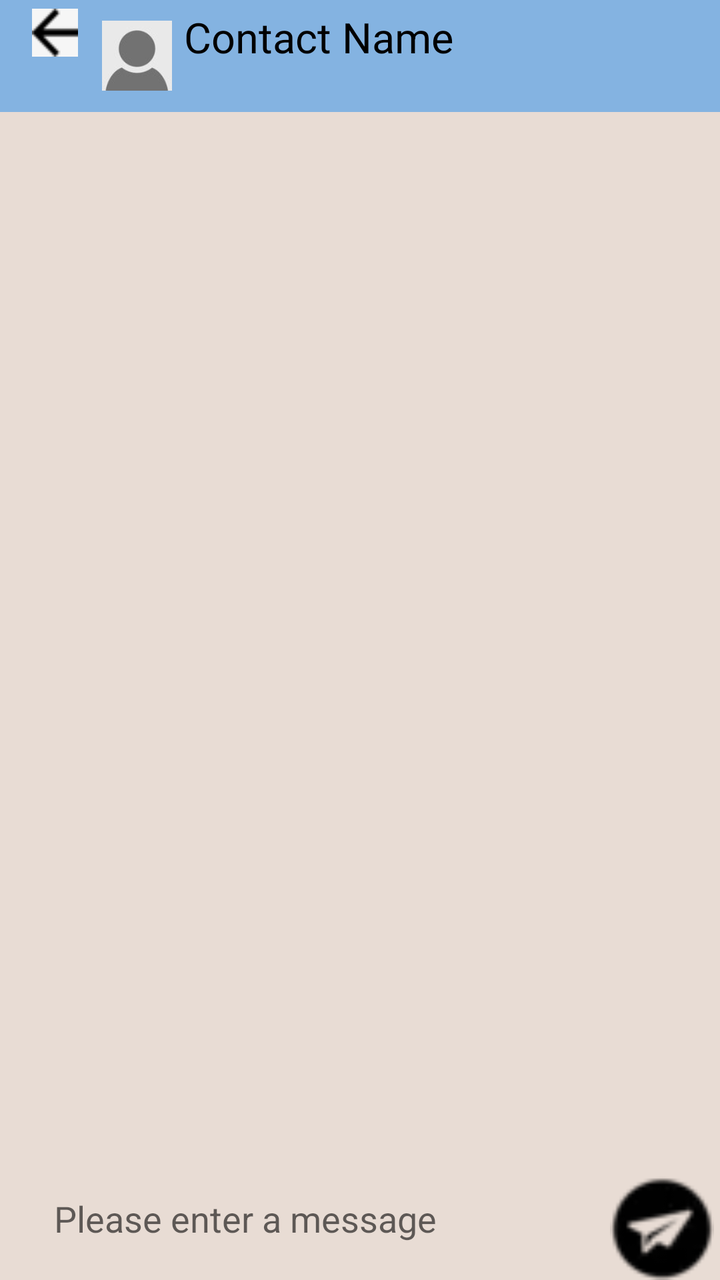
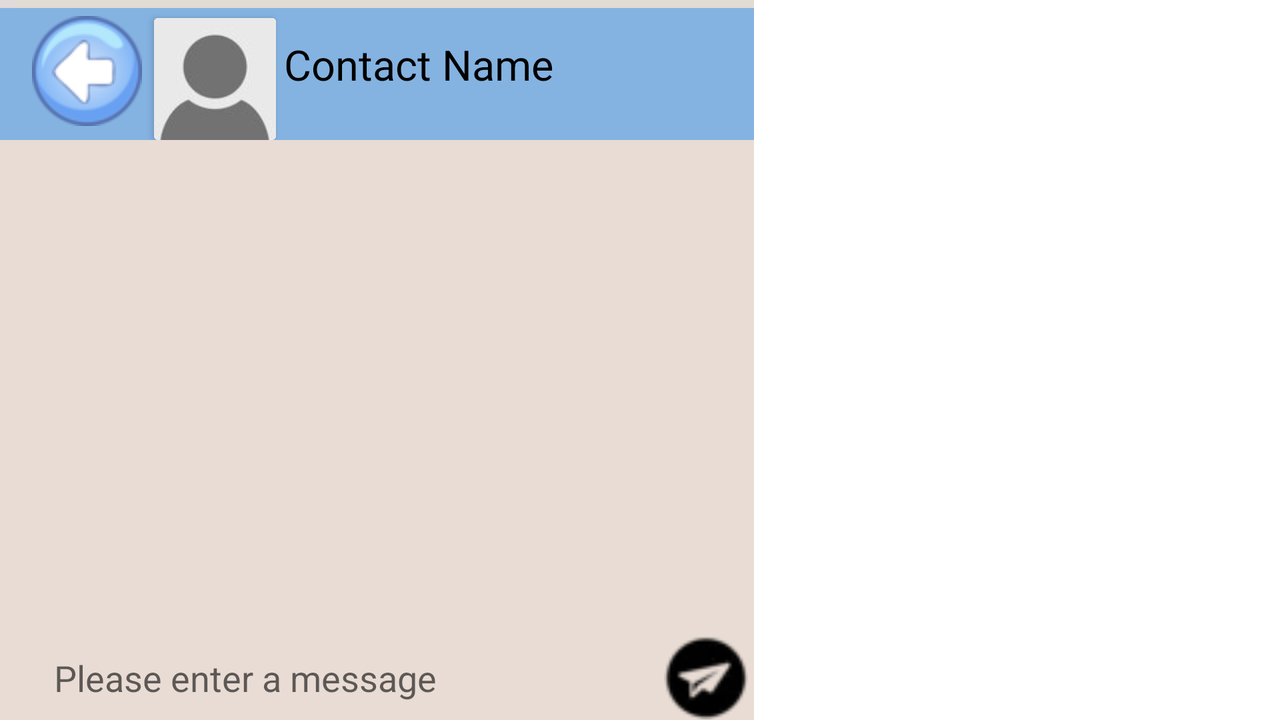

Compare how this app lays out the same screen by default and in its alternative resource folder. The renders come first, then the two layout files and the values they reference.
<!-- AndroidManifest.xml: application theme Theme.AndroidChat -->
<!-- res/layout/fragment_conversation.xml -->
<?xml version="1.0" encoding="utf-8"?>
<FrameLayout xmlns:android="http://schemas.android.com/apk/res/android"
    xmlns:tools="http://schemas.android.com/tools"
    android:layout_width="match_parent"
    android:layout_height="match_parent"
    tools:context=".fragments.ConversationFragment"
    android:background="@drawable/background_chat">
    <androidx.recyclerview.widget.RecyclerView
        android:layout_width="match_parent"
        android:layout_height="match_parent"
        android:id="@+id/recycleView" />
    <RelativeLayout 
        android:layout_width="match_parent"
        android:layout_height="match_parent"
        tools:context=".ConversationActivity"
        android:background="@color/chatBackground">

        <androidx.recyclerview.widget.RecyclerView
            android:id="@+id/messagesView"
            android:layout_width="match_parent"
            android:layout_height="match_parent"
            android:layout_below="@id/toolBar"
            android:layout_marginBottom="3dp" />

        <LinearLayout
            android:layout_width="match_parent"
            android:layout_height="wrap_content"
            android:orientation="horizontal"
            android:layout_alignParentBottom="true"
            android:id="@+id/convLayout">
            <EditText
                android:layout_width="wrap_content"
                android:layout_height="wrap_content"
                android:id="@+id/txtEnterMsg"
                android:layout_marginStart="5dp"
                android:layout_marginLeft="5dp"
                android:layout_weight="2"
                android:background="@drawable/background_msg"
                android:ems="8"
                android:padding="9dp"
                android:hint="   Please enter a message"
                android:inputType="textPersonName"
                android:paddingBottom="8dp"/>

            <ImageView
                android:layout_width="52dp"
                android:layout_height="52dp"
                android:id="@+id/btnSend"
                android:layout_marginLeft="5dp"
                android:layout_marginEnd="3dp"
                android:layout_marginRight="5dp"
                android:layout_marginStart="3dp"
                android:layout_weight="0"
                android:src="@drawable/send_button"
                ></ImageView>
        </LinearLayout>

        <androidx.appcompat.widget.Toolbar
            android:layout_width="match_parent"
            android:layout_height="wrap_content"
            android:id="@+id/toolBar"
            android:background="@color/mainColor"
            android:minHeight="?attr/actionBarSize"
            android:theme="?attr/actionBarTheme">
            <LinearLayout android:orientation="horizontal"
                android:layout_width="match_parent"
                android:layout_height="match_parent">
                <ImageView
                    android:layout_width="wrap_content"
                    android:layout_height="wrap_content"
                    android:id="@+id/btnBack"
                    android:src="@drawable/back_button"
                    />

                <ImageView
                    android:layout_width="47dp"
                    android:layout_height="47dp"
                    android:id="@+id/user_image"
                    android:layout_marginStart="6dp"
                    android:layout_marginLeft="6dp"
                    android:padding="6dp"
                    android:src="@drawable/default_avatar"/>
                <TextView
                    android:layout_width="wrap_content"
                    android:layout_height="wrap_content"
                    android:id="@+id/contactNickname"
                    android:textSize="21sp"
                    android:text="Contact Name"/>

                <ImageView
                    android:layout_width="wrap_content"
                    android:layout_height="wrap_content"
                    android:id="@+id/some"
                    android:layout_marginEnd="13dp"/>

                
            </LinearLayout>
        </androidx.appcompat.widget.Toolbar>
    </RelativeLayout>
</FrameLayout>
<!-- resources referenced by this layout -->
<resources>
  <color name="chatBackground">#E8DCD4</color>
  <color name="mainColor">#84B3E1</color>
  <!-- drawable back_button: png bitmap (drawable-v24, 497 bytes) -->
  <!-- drawable background_chat: webp bitmap (drawable-night-hdpi, 7062 bytes) -->
  <!-- drawable default_avatar: jpg bitmap (drawable-v24, 1253 bytes) -->
  <!-- drawable send_button: webp bitmap (drawable-notnight-hdpi, 830 bytes) -->
  <style name="Theme.AndroidChat" parent="Theme.MaterialComponents.DayNight.DarkActionBar">
          
          <item name="colorPrimary">@color/mainColor</item>
          <item name="colorPrimaryVariant">@color/mainColorDark</item>
          <item name="colorOnPrimary">@color/white</item>
          
          <item name="colorSecondary">@color/teal_200</item>
          <item name="colorSecondaryVariant">#A89A9A</item>
          <item name="colorOnSecondary">@color/black</item>
          
          <item name="android:statusBarColor" tools:targetApi="l">?attr/colorPrimaryVariant</item>
          <item name="android:textColor">@color/black</item>
          
      </style>
  <color name="mainColorDark">#3A8AD8</color>
  <color name="white">#FFFFFFFF</color>
  <color name="teal_200">#FF03DAC5</color>
  <color name="black">#FF000000</color>
</resources>
<!-- res/layout-land/fragment_conversation.xml (the repository's variant of the layout above) -->
<!-- drawn on the phone turned sideways -->
<?xml version="1.0" encoding="utf-8"?>
<LinearLayout xmlns:android="http://schemas.android.com/apk/res/android"
    xmlns:tools="http://schemas.android.com/tools"
    android:layout_height="match_parent"
    android:layout_width="377dp"
    tools:context=".fragments.ConversationFragment"
    android:background="@drawable/background_chat">
    <RelativeLayout
        android:layout_marginTop="4dp"
        android:layout_height="match_parent"
        android:layout_width="377dp"
        android:background="@color/chatBackground">

        <androidx.recyclerview.widget.RecyclerView
            android:id="@+id/messagesViewFrag"
            android:layout_width="match_parent"
            android:layout_height="match_parent"
            android:layout_below="@id/toolBarFrag"
            android:layout_marginBottom="3dp" />

        <LinearLayout
            android:layout_width="match_parent"
            android:layout_height="wrap_content"
            android:orientation="horizontal"
            android:layout_alignParentBottom="true"
            android:id="@+id/convLayoutFrag">

            <EditText
                android:id="@+id/txtEnterMsgFrag"
                android:layout_width="329dp"
                android:layout_height="wrap_content"
                android:layout_marginStart="5dp"
                android:layout_marginLeft="5dp"
                android:layout_weight="2"
                android:background="@drawable/background_msg"
                android:ems="8"
                android:hint="   Please enter a message"
                android:imeOptions="actionGo"
                android:inputType="textPersonName"
                android:padding="9dp"
                android:paddingBottom="8dp" />

            <ImageView
                android:layout_width="42dp"
                android:layout_height="42dp"
                android:id="@+id/btnSendConvFrag"
                android:layout_marginLeft="5dp"
                android:layout_marginEnd="3dp"
                android:layout_marginRight="5dp"
                android:layout_marginStart="3dp"
                android:layout_weight="0"
                android:src="@drawable/send_button"
                ></ImageView>
        </LinearLayout>

        <androidx.appcompat.widget.Toolbar
            android:id="@+id/toolBarFrag"
            android:layout_width="match_parent"
            android:layout_height="wrap_content"
            android:background="@color/mainColor"
            android:minHeight="?attr/actionBarSize"
            android:theme="?attr/actionBarTheme">

            <LinearLayout android:orientation="horizontal"
                android:layout_width="match_parent"
                android:layout_height="match_parent">

                <ImageView
                    android:id="@+id/btnBackFrag"
                    android:layout_width="wrap_content"
                    android:layout_height="wrap_content"
                    android:src="@drawable/back"
                    android:layout_marginTop="4dp"/>

                <androidx.cardview.widget.CardView
                    android:id="@+id/card_viewFrag"
                    android:layout_width="61dp"
                    android:layout_height="61dp"
                    android:layout_marginStart="6dp"
                    android:layout_marginTop="5dp"
                    android:background="@color/grayLight"
                    android:padding="6dp">

                    <ImageView
                        android:id="@+id/user_imageFrag"
                        android:layout_width="match_parent"
                        android:layout_height="match_parent"
                        android:background="@color/grayLight"
                        android:src="@drawable/default_avatar" />
                </androidx.cardview.widget.CardView>
                

                <TextView
                    android:id="@+id/contactNicknameFrag"
                    android:layout_width="wrap_content"
                    android:layout_height="wrap_content"
                    android:text="Contact Name"
                    android:textSize="21sp"
                    android:layout_marginLeft="4dp"
                    android:layout_marginTop="14dp"/>

                <ImageView
                    android:id="@+id/someFrag"
                    android:layout_width="wrap_content"
                    android:layout_height="wrap_content"
                    android:layout_marginEnd="13dp"
                    android:layout_marginRight="13dp" />

                
            </LinearLayout>
        </androidx.appcompat.widget.Toolbar>
    </RelativeLayout>
</LinearLayout>
<!-- resources referenced by the variant -->
<!-- as the phone turned sideways resolves them -->
<resources>
  <color name="chatBackground">#E8DCD4</color>
  <color name="grayLight">#ECECEC</color>
  <color name="mainColor">#84B3E1</color>
  <!-- drawable back: png bitmap (drawable-v24, 5023 bytes) -->
  <!-- drawable background_chat: webp bitmap (drawable-night-hdpi, 7062 bytes) -->
  <!-- drawable default_avatar: jpg bitmap (drawable-v24, 1253 bytes) -->
  <!-- drawable send_button: webp bitmap (drawable-notnight-hdpi, 830 bytes) -->
  <style name="Theme.AndroidChat" parent="Theme.MaterialComponents.DayNight.DarkActionBar">
          
          <item name="colorPrimary">@color/mainColor</item>
          <item name="colorPrimaryVariant">@color/mainColorDark</item>
          <item name="colorOnPrimary">@color/white</item>
          
          <item name="colorSecondary">@color/teal_200</item>
          <item name="colorSecondaryVariant">#A89A9A</item>
          <item name="colorOnSecondary">@color/black</item>
          
          <item name="android:statusBarColor" tools:targetApi="l">?attr/colorPrimaryVariant</item>
          <item name="android:textColor">@color/black</item>
          
      </style>
  <color name="mainColorDark">#3A8AD8</color>
  <color name="white">#FFFFFFFF</color>
  <color name="teal_200">#FF03DAC5</color>
  <color name="black">#FF000000</color>
</resources>
